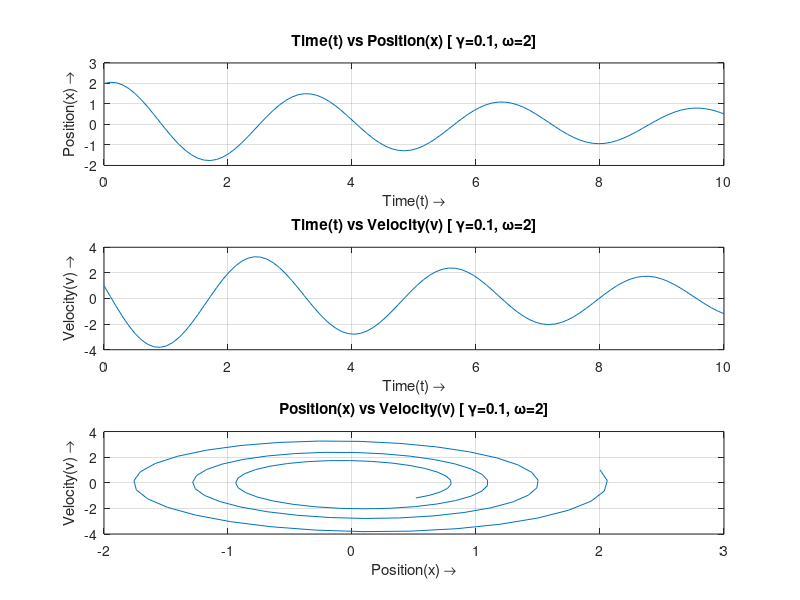
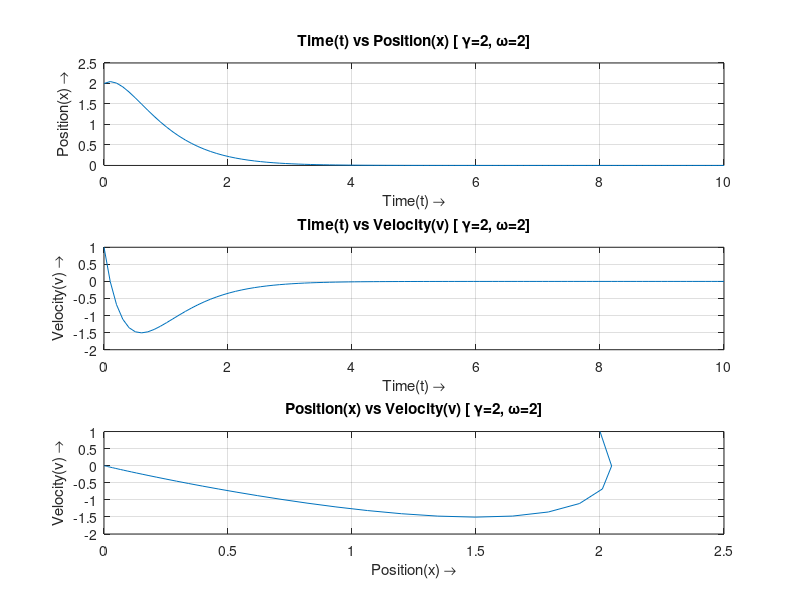
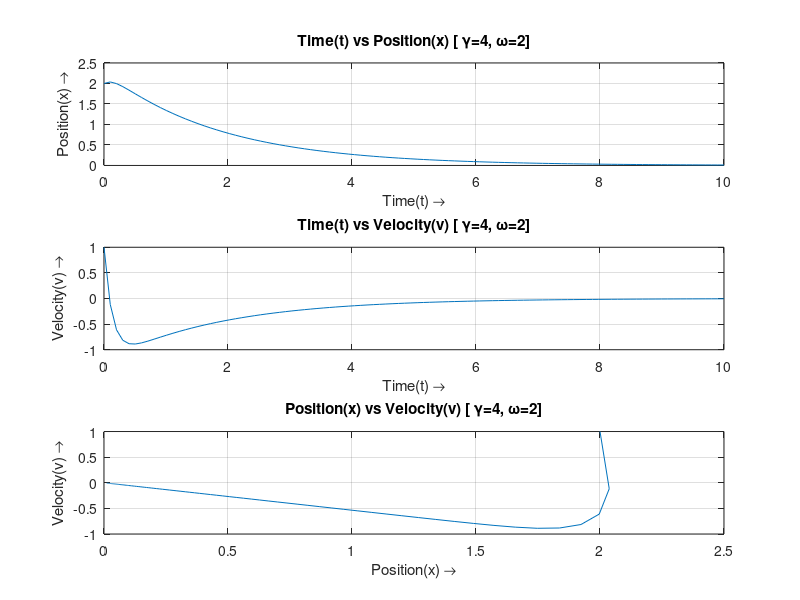

Here is the MATLAB script that generated these plots, in order:
clear all;
% solve harmonic oscillator using ode45
% define the t vector 0->5 (100 points)
t = linspace(0, 10, 100);

% this is the harmonic defined for the harmonic oscillator
function g_dot = harmonicFunc(t, g, omega, gma)
        g_dot(1) = g(2); % v
        g_dot(2) = - 2*gma*g(2) - (omega^2)*g(1); % dv/dt
endfunction

% g is a  vector of v and dv/dt; where v = dx/dy.
omega = 2; % constant
filename = 'harmonic-oscillator-octave.pdf'
fopen(filename, 'w'); % drop the contents of the file.
for gma = [0.1, 2, 4]
        f = @(t, g)harmonicFunc(t, g, omega, gma); % defining a annon func.
        [_, x_v] = ode45(f, t, [2, 1]);
        figure('visible', 'off');

        subplot (3, 1, 1)
        plot(t, x_v(:, 1));
        title(strcat('Time(t) vs Position(x) [ \gamma=', num2str(gma), ', \omega=', num2str(omega),']'))
        grid();
        xlabel('Time(t) \rightarrow'); ylabel('Position(x) \rightarrow');

        subplot (3, 1, 2)
        plot(t, x_v(:, 2));
        title(strcat('Time(t) vs Velocity(v) [ \gamma=', num2str(gma), ', \omega=', num2str(omega),']'))
        grid();
        xlabel('Time(t) \rightarrow'); ylabel('Velocity(v) \rightarrow');

        subplot (3, 1, 3)
        plot(x_v(:, 1), x_v(:, 2));
        title(strcat('Position(x) vs Velocity(v) [ \gamma=', num2str(gma), ', \omega=', num2str(omega),']'))
        grid();
        xlabel('Position(x) \rightarrow'); ylabel('Velocity(v) \rightarrow');

        print (filename, '-append','-dpdf','-S595,842');
        close all;
        disp(strcat('Plotted For: [gamma=', num2str(gma), ',omega=', num2str(omega),']'))
endfor
